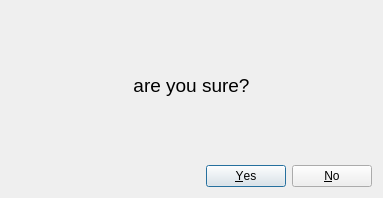
<?xml version="1.0" encoding="UTF-8"?>
<ui version="4.0">
 <class>confirmDialog</class>
 <widget class="QDialog" name="confirmDialog">
  <property name="geometry">
   <rect>
    <x>0</x>
    <y>0</y>
    <width>383</width>
    <height>198</height>
   </rect>
  </property>
  <property name="windowTitle">
   <string>are you sure?</string>
  </property>
  <layout class="QVBoxLayout" name="verticalLayout">
   <item>
    <widget class="QLabel" name="label">
     <property name="font">
      <font>
       <pointsize>14</pointsize>
      </font>
     </property>
     <property name="text">
      <string>are you sure?</string>
     </property>
     <property name="alignment">
      <set>Qt::AlignCenter</set>
     </property>
    </widget>
   </item>
   <item>
    <widget class="QDialogButtonBox" name="buttonBox">
     <property name="orientation">
      <enum>Qt::Horizontal</enum>
     </property>
     <property name="standardButtons">
      <set>QDialogButtonBox::No|QDialogButtonBox::Yes</set>
     </property>
    </widget>
   </item>
  </layout>
 </widget>
 <resources/>
 <connections>
  <connection>
   <sender>buttonBox</sender>
   <signal>accepted()</signal>
   <receiver>confirmDialog</receiver>
   <slot>accept()</slot>
   <hints>
    <hint type="sourcelabel">
     <x>227</x>
     <y>176</y>
    </hint>
    <hint type="destinationlabel">
     <x>157</x>
     <y>197</y>
    </hint>
   </hints>
  </connection>
  <connection>
   <sender>buttonBox</sender>
   <signal>rejected()</signal>
   <receiver>confirmDialog</receiver>
   <slot>reject()</slot>
   <hints>
    <hint type="sourcelabel">
     <x>295</x>
     <y>182</y>
    </hint>
    <hint type="destinationlabel">
     <x>286</x>
     <y>197</y>
    </hint>
   </hints>
  </connection>
 </connections>
</ui>
